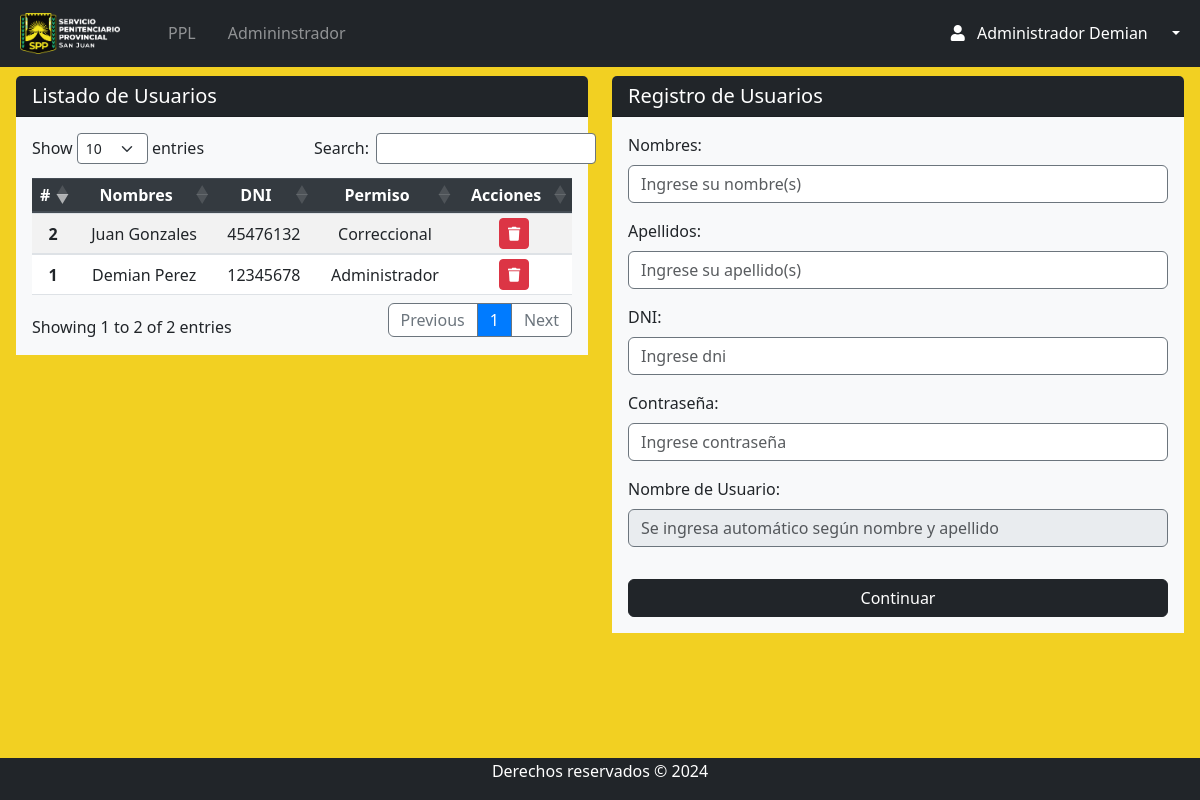
Page /Views/admin/admin_index.php (signed in) on the earlier database version.
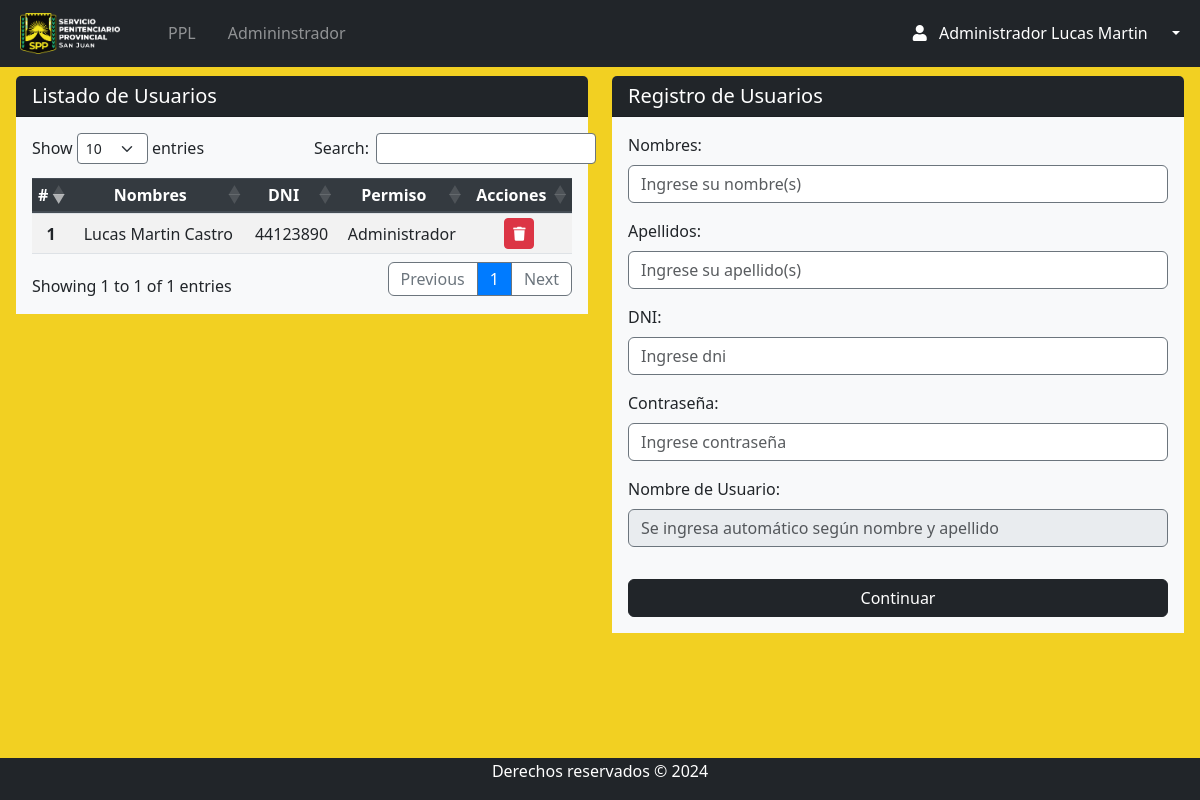
Same page on the later database version.
### tables this page shows
CREATE TABLE `rol` (
  `id_rol` int(11) NOT NULL,
  `nombre_rol` varchar(50) NOT NULL
);

CREATE TABLE `usuarios` (
  `id_usuario` int(11) NOT NULL,
  `id_persona` int(11) NOT NULL,
  `id_rol` int(11) NOT NULL,
  `nombre_usuario` varchar(50) NOT NULL,
  `contrasena` varchar(255) NOT NULL,
  `fecha_creacion` datetime DEFAULT current_timestamp(),
  `activo` tinyint(1) DEFAULT 1
);

CREATE TABLE `persona` (
  `id` int(11) NOT NULL,
  `dni` varchar(9) DEFAULT NULL,
  `apellidos` varchar(50) NOT NULL,
  `nombres` varchar(50) NOT NULL,
  `fechanac` date NOT NULL,
  `edad` int(3) NOT NULL,
  `direccion` varchar(50) NOT NULL,
  `genero` varchar(50) NOT NULL,
  `estadocivil` varchar(50) NOT NULL,
  `educacion` int(11) DEFAULT NULL
);

### Views/admin/admin_index.php (the view, shortened to what this page needs)
<?php
require '../../conn/connection.php';
?>
<?php require 'navbar.php'; ?>
<section class="content mt-3">
    <div class="row">
        <div class="col mx-3">
            <div class="row">
                <div class="col">
                    <div class="card rounded-2 border-0">
                        <h5 class="card-header bg-dark text-white">Listado de Usuarios</h5>
                        <div class="card-body bg-light">
                            <form id="inscripcionForm" action="" method="post">
                                <table id="example" class="table table-striped table-sm" style="width:100%">
                                    <thead class="thead-dark">
                                        <th>#</th>
                                        <th>Nombres</th>
                                        <th>DNI</th>
                                        <th>Permiso</th>
                                        <th>Acciones</th>
                                    </thead>
                                    <tbody>
                                        <?php
                                        try {
                                            $db = new PDO("mysql:host=$db_host;dbname=$db_name", $db_user, $db_password);
                                            $db->setAttribute(PDO::ATTR_ERRMODE, PDO::ERRMODE_EXCEPTION);
                                            $query = "SELECT u.*, p.nombres, p.apellidos, p.dni, r.nombre_rol AS nombre_rol
                                            FROM usuarios u
                                            JOIN persona p ON u.id_persona = p.id
                                            JOIN rol r ON u.id_rol = r.id_rol   WHERE u.activo = '1'";
                                            $stmt = $db->prepare($query);
                                            $stmt->execute();
                                            $usuarioss = $stmt->fetchAll(PDO::FETCH_ASSOC);
                                            foreach ($usuarioss as $usuarios) {
                                        ?>
                                                <tr>
                                                    <th scope="row"><?php echo $usuarios['id_usuario'] ?></th>
                                                    <td><?php echo $usuarios['nombres'] . ' ' . $usuarios['apellidos'] ?></td>
                                                    <td><?php echo $usuarios['dni'] ?></td>
                                                    <td><?php echo $usuarios['nombre_rol'] ?></td>
                                                    <td class="text-center">
                                                        <div class="btn-group">
                                                            <a href="javascript:eliminar4(<?php echo $usuarios['id_usuario']; ?>)" class="btn btn-danger btn-sm" type="button" title="Borrar">
                                                                <i class="fas fa-trash"></i>
                                                            </a>
                                                        </div>
                                                    </td>
                                                </tr>
                                        <?php
                                            }
                                        } catch (PDOException $e) {
                                            echo "Error: " . $e->getMessage();
                                        }
                                        ?>
                                    </tbody>
                                </table>
                            </form>
                        </div>
                    </div>
                </div>
                <div class="col">
                    <div class="card rounded-2 border-0">
                        <h5 class="card-header bg-dark text-white">Registro de Usuarios</h5>
                        <div class="card-body bg-light">
                            <form id="formulario" action="" method="post" enctype="multipart/form-data">
                                <div id="seccion_inicial">
                                    <div class="form-group">
                                        <label for="nombres">Nombres:</label>
                                        <input type="text" class="form-control" id="nombres" name="nombres" placeholder="Ingrese su nombre(s)" required>
                                    </div>
                                    <div class="form-group">
                                        <label for="apellidos">Apellidos:</label>
                                        <input type="text" class="form-control" id="apellidos" name="apellidos" placeholder="Ingrese su apellido(s)" required>
                                    </div>
                                    <div class="form-group">
                                        <label for="dni">DNI:</label>
                                        <input type="text" class="form-control" id="dni" name="dni" placeholder="Ingrese dni" required>
                                    </div>
                                    <div class="form-group">
                                        <label for="contrasena">Contraseña:</label>
                                        <input type="password" class="form-control" id="contrasena" name="contrasena" placeholder="Ingrese contraseña" required>
                                    </div>
                                    <div class="form-group">
                                        <label for="nombre_usuario">Nombre de Usuario:</label>
                                        <input type="text" class="form-control" id="nombre_usuario" name="nombre_usuario" placeholder="Se ingresa automático según nombre y apellido" readonly>
                                    </div>
                                    <button type="button" class="btn btn-dark btn-block mt-3" onclick="mostrarCamposAdicionales()">Continuar</button>
                                </div>
                            </form>
                        </div>
                    </div>
                </div>
            </div>
        </div>
    </div>
</section>
<?php require 'footer.php'; ?>

### Views/admin/navbar.php (shortened to what this page needs)
<?php
require '../../conn/connection.php';
$id_rol = $_SESSION['id_rol'];
$query = "SELECT nombre_rol FROM rol WHERE id_rol = ?";
$stmt = $conexion->prepare($query);
$stmt->bind_param("i", $id_rol);
$stmt->execute();
$result = $stmt->get_result();
if ($result && $result->num_rows > 0) {
  $rol = $result->fetch_assoc();
  $nombre_rol = $rol['nombre_rol'];
} else {
  $nombre_rol = "Usuario Desconocido";
}
?>
<!DOCTYPE html>
<html lang="es">
<head>
  <link rel="stylesheet" href="https://use.fontawesome.com/releases/v5.8.2/css/all.css">
  <link rel="stylesheet" href="../../css/style.css">
  <link href="https://cdn.jsdelivr.net/npm/bootstrap@5.3.2/dist/css/bootstrap.min.css" rel="stylesheet">
  <link rel="stylesheet" href="https://maxcdn.bootstrapcdn.com/bootstrap/4.5.2/css/bootstrap.min.css">
  <link rel="stylesheet" href="https://cdnjs.cloudflare.com/ajax/libs/twitter-bootstrap/5.3.0/css/bootstrap.min.css">
  <link rel="stylesheet" href="https://cdn.datatables.net/1.13.7/css/dataTables.bootstrap5.min.css">
  <link rel="stylesheet" type="text/css" href="https://cdn.datatables.net/1.13.1/css/dataTables.bootstrap5.min.css" />
  <link rel="stylesheet" type="text/css" href="https://cdn.datatables.net/buttons/2.3.3/css/buttons.bootstrap5.min.css" />
  <link rel="stylesheet" href="https://cdn.jsdelivr.net/npm/bootstrap@5.3.0-alpha1/dist/css/bootstrap.min.css" />
  <link rel="stylesheet" href="https://cdnjs.cloudflare.com/ajax/libs/font-awesome/6.2.1/css/all.min.css" />
  <link rel="stylesheet" href="https://cdnjs.cloudflare.com/ajax/libs/font-awesome/5.15.4/css/all.min.css">
</head>
<body>
  <div style="height:60px">
    <nav class="navbar navbar-expand-lg fixed-top navbar-dark bg-dark  ">
      <div class="container-fluid ml-2 ">
        <a href="index.php" class="navbar-brand mb-0 pr-4 ">
          <img class="d-line-block align-top " src="../../img/LOGO3.ico" width="100px" style="margin-right:0px">
        </a>
        <div class="collapse navbar-collapse " id="navbarNav">
          <ul class="navbar-nav mr-auto ">
            <li class="nav-item  pr-3">
              <a class="nav-link " href="ppl_index.php">PPL</a>
            </li>
            <li class="nav-item  pr-3">
              <a class="nav-link " href="admin_index.php">Admininstrador</a>
            </li>
          </ul>
          <form class="form-inline d-flex justify-content-end">
            <div class="collapse navbar-collapse" id="navbarNav">
              <ul class="navbar-nav">
                <li class="nav-item dropdown">
                  <a class="nav-link dropdown-toggle active" href="#" role="button" data-bs-toggle="dropdown" aria-expanded="false">
                    <i class="fas fa-user pr-2"></i>
                    <span class="mr-3">
                      <?php if (isset($nombre_rol)) : ?>
                        <?php echo $nombre_rol; ?>
                      <?php else : ?>
                        "Usuario Desconocido"
                      <?php endif; ?>
                      <span>
                      <?php if (isset($_SESSION['nombres'])) : ?>
                        <?php echo $_SESSION['nombres']; ?>
                      <?php endif; ?>
                    </span>
                    </span>
                  </a>
                </li>
            </div>
          </form>
        </div>
      </div>
    </nav>
  </div>

### Views/admin/footer.php (shortened to what this page needs)
        <br/><br/>
        <footer class="text-white bg-dark">
                <p>Derechos reservados &copy; 2024</p>
        </footer>
    </body>
</html>

### css/style.css (style rules this page uses)
body { position: relative; padding-bottom: 10px; min-height: 100vh; }
input { border-style: solid !important; border-color: #6c757d !important; border-width: 1.5px !important; }
th, td { text-align: center !important; vertical-align: middle !important; }

### Views/admin/navbar.php (style rules this page uses)
body { background: linear-gradient(135deg, #f2d022, #f2d022); }

### Views/admin/footer.php (style rules this page uses)
footer { background: #1b1e21; width: 100%; padding: 1px; position: absolute; bottom:0; }
footer p { text-align: center; }

Differences in the rows shown:
removed usuarios: id_usuario "2", id_persona.nombres "Juan", id_persona.apellidos "Gonzales", id_persona.dni "45476132", id_rol.nombre_rol "Correccional"
changed usuarios "Administrador": id_persona.nombres "Demian" → "Lucas Martin"; id_persona.apellidos "Perez" → "Castro"; id_persona.dni "12345678" → "44123890"
Other differences:
$_SESSION['nombres']: "Demian" → "Lucas Martin"
text written by a page script: "Show entries Search: Showing 1 to 2 of 2 entries Previous 1 Next" → "Show entries Search: Showing 1 to 1 of 1 entries Previous 1 Next"
